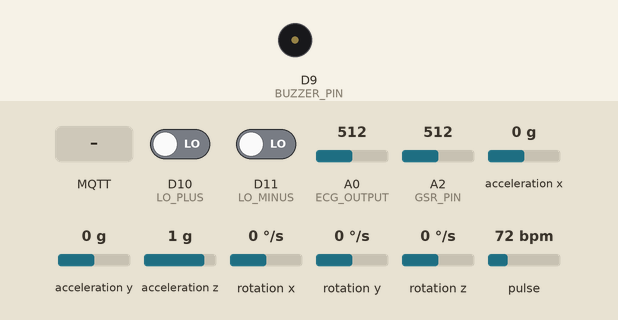
A program run on a simulated Arduino Uno R4 WiFi. On the bench: buzzer (waves = sounding). Wiring (inferred from the names in the program): MPU-6050 motion sensor at I2C address 0x68. Inputs (shaded band) come from the test bench; at power-on: acceleration x 0 g, A2 (GSR_PIN) = 512, D10 (LO_PLUS) LOW, acceleration z 1 g, pulse 72 bpm, D11 (LO_MINUS) LOW, A0 (ECG_OUTPUT) = 512, acceleration y 0 g, rotation x 0 °/s, rotation y 0 °/s, rotation z 0 °/s. WiFi joins after 1.5 s; servers stay silent unless stated; random numbers use the default seed unless the program sets one; no MQTT or app messages arrive unless stated; what the program prints to the serial monitor is not drawn.

Above: at 4.1 s.
4.2 s: acceleration x set to -1.4 g
6.5 s: A2 (GSR_PIN) set to 716
9.5 s: D10 (LO_PLUS) driven HIGH
12.5 s: MQTT message "ON" arrives on the first subscribed topic
At 13.7 s:
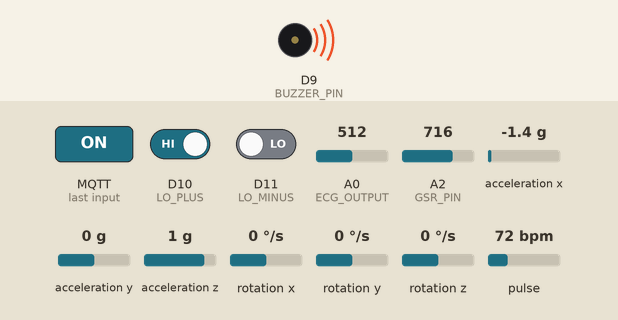
14.0 s: acceleration z set to -1.4 g
16.8 s: pulse set to 128 bpm
Timing chart, 0 to 19.8 s (numbered marks = the images above; inputs shaded):
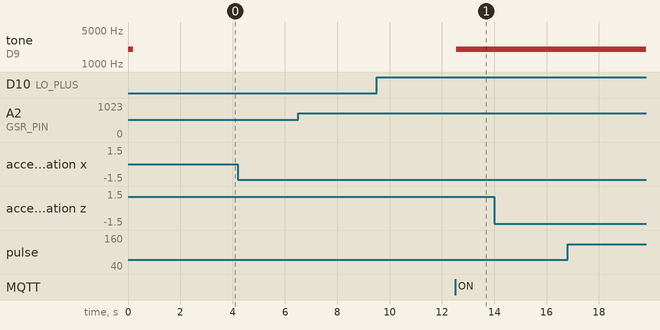

The program:

main.cpp
```cpp
#include <Wire.h>
#include <WiFiS3.h>
#include <PubSubClient.h>
#include "MAX30105.h"
#include "heartRate.h"
#include <ArduinoJson.h>
// ========== CONFIGURATION WiFi et MQTT ==========
const char* ssid = "Redmi";
const char* password = "Mmmm123@";
const char* mqtt_server = "broker.hivemq.com";
const int mqtt_port = 1883;

// Topics MQTT
const char* topic_health = "health/monitor/data";
const char* topic_buzzer = "health/monitor/buzzer";


// Client WiFi et MQTT
WiFiClient wifiClient;
PubSubClient client(wifiClient);

// ========== PINS ==========
#define ECG_OUTPUT A0
#define LO_PLUS 10
#define LO_MINUS 11
#define BUZZER_PIN 9
#define GSR_PIN A2

// BUZZER - Fréquence fixe
#define BUZZER_FREQ 2000
bool buzzerState = false;

// ========== CAPTEURS ==========
MAX30105 particleSensor;

// MPU6050
const int MPU_addr = 0x68;
int16_t AcX, AcY, AcZ, Tmp, GyX, GyY, GyZ;
float pitch = 0, roll = 0, temperature = 0;
bool fallDetected = false;
bool mpu6050_ok = false;
String currentPosition = "Unknown";

// MAX30101
const byte RATE_SIZE = 4;
byte rates[RATE_SIZE];
byte rateSpot = 0;
long lastBeat = 0;
float beatsPerMinute = 0;
int beatAvg = 0;
bool max30101_ok = false;

// GSR (Galvanic Skin Response)
int gsrValue = 0;
int gsrAverage = 0;
String stressLevel = "Unknown";

// Timing
unsigned long lastPublish = 0;
const long publishInterval = 2000;

// ========== CALLBACK MQTT - CONTRÔLE BUZZER ==========
void callback(char* topic, byte* payload, unsigned int length) {
  String msg = "";
  for (unsigned int i = 0; i < length; i++) {
    msg += (char)payload[i];
  }

  Serial.print("MQTT [");
  Serial.print(topic);
  Serial.print("]: ");
  Serial.println(msg);

  //  BUZZER CONTRÔLÉ PAR NODE-RED
  if (String(topic) == topic_buzzer) {
    if (msg == "ON") {
      tone(BUZZER_PIN, BUZZER_FREQ);
      buzzerState = true;
      Serial.print("Buzzer activé (");
      Serial.print(BUZZER_FREQ);
      Serial.println(" Hz)");
    } else if (msg == "OFF") {
      noTone(BUZZER_PIN);
      buzzerState = false;
      Serial.println("Buzzer désactivé");
    }
  }
}

// ========== WiFi ==========
void setup_wifi() {
  Serial.println("\n=================================");
  Serial.print("WiFi: ");
  Serial.println(ssid);

  if (WiFi.status() == WL_NO_MODULE) {
    Serial.println("Module WiFi absent!");
    while (true);
  }

  WiFi.begin(ssid, password);
  int attempts = 0;

  while (WiFi.status() != WL_CONNECTED && attempts < 20) {
    delay(500);
    Serial.print(".");
    attempts++;
  }

  if (WiFi.status() != WL_CONNECTED) {
    Serial.println("\n WiFi ÉCHEC!");
    while (true);
  }

  Serial.println("\n WiFi OK!");
  Serial.print(" IP: ");
  Serial.println(WiFi.localIP());
  Serial.println("=================================");
}

// ========== MQTT ==========
void reconnect() {
  while (!client.connected()) {
    Serial.print(" MQTT...");
    String clientId = "UnoR4-" + String(random(0xffff), HEX);

    if (client.connect(clientId.c_str())) {
      Serial.println(" OK!");
      client.subscribe(topic_buzzer);
      Serial.println(" Abonné: health/monitor/buzzer");
      client.publish(topic_health, "{\"status\":\"online\"}");
    } else {
      Serial.print(" Code:");
      Serial.println(client.state());
      delay(5000);
    }
  }
}

// ========== SETUP ==========
void setup() {
  Serial.begin(115200);
  while (!Serial && millis() < 3000);

  // Pins
  pinMode(ECG_OUTPUT, INPUT);
  pinMode(LO_PLUS, INPUT);
  pinMode(LO_MINUS, INPUT);
  pinMode(BUZZER_PIN, OUTPUT);
  pinMode(GSR_PIN, INPUT);
  noTone(BUZZER_PIN);

  // Test buzzer
  Serial.println(" Test buzzer (2000 Hz)...");
  tone(BUZZER_PIN, BUZZER_FREQ, 200);
  delay(300);
  Serial.println(" Buzzer OK\n");

  // WiFi
  setup_wifi();

  // MQTT
  client.setServer(mqtt_server, mqtt_port);
  client.setCallback(callback);
  client.setBufferSize(600);

  // I2C
  Serial.println(" I2C...");
  Wire.begin();
  delay(100);

  // SCAN I2C
  Serial.println(" Scan I2C:");
  byte count = 0;
  for (byte addr = 1; addr < 127; addr++) {
    Wire.beginTransmission(addr);
    if (Wire.endTransmission() == 0) {
      Serial.print("  0x");
      if (addr < 16) Serial.print("0");
      Serial.print(addr, HEX);
      if (addr == 0x57) Serial.println(" - MAX30101");
      else if (addr == 0x68) Serial.println(" - MPU6050");
      else Serial.println();
      count++;
    }
  }
  Serial.print("Total: ");
  Serial.print(count);
  Serial.println(" périphériques\n");

  // MPU6050
  Serial.println(" MPU6050...");
  Wire.beginTransmission(MPU_addr);
  Wire.write(0x6B);
  Wire.write(0);
  byte mpu_error = Wire.endTransmission(true);

  if (mpu_error == 0) {
    Serial.println(" MPU6050 OK!");
    mpu6050_ok = true;
  } else {
    Serial.print(" MPU6050 erreur:");
    Serial.println(mpu_error);
    mpu6050_ok = false;
  }

  // MAX30101
  Serial.println("\n MAX30101...");
  if (!particleSensor.begin(Wire, I2C_SPEED_STANDARD)) {
    Serial.println(" MAX30101 absent!");
    max30101_ok = false;
  } else {
    Serial.println("MAX30101 OK!");
    particleSensor.setup(0xFF, 4, 2, 100, 411, 4096);
    particleSensor.setPulseAmplitudeRed(0xFF);
    particleSensor.setPulseAmplitudeIR(0xFF);
    particleSensor.setPulseAmplitudeGreen(0);
    Serial.println("Config: LEDs MAX, Mode Red+IR");
    max30101_ok = true;
  }

  //  GSR Sensor
  Serial.println("\n GSR (Stress Sensor)...");
  int testGSR = analogRead(GSR_PIN);
  if (testGSR > 0) {
    Serial.print(" GSR OK! Valeur test: ");
    Serial.println(testGSR);
  } else {
    Serial.println("GSR: Vérifier connexions");
  }

  delay(1000);
}

// ========== LOOP ==========
void loop() {
  // WiFi
  if (WiFi.status() != WL_CONNECTED) {
    Serial.println(" WiFi perdu!");
    setup_wifi();
  }

  // MQTT
  if (!client.connected()) {
    reconnect();
  }
  client.loop();

  unsigned long currentMillis = millis();

  // ===== ECG =====
  int ecgValue = 0;
  bool electrodesConnected = true;

  if ((digitalRead(LO_PLUS) == 1) || (digitalRead(LO_MINUS) == 1)) {
    electrodesConnected = false;
  } else {
    ecgValue = analogRead(ECG_OUTPUT);
  }

  // ===== GSR (Galvanic Skin Response) - STRESS =====
  long gsrSum = 0;
  for(int i = 0; i < 10; i++) {
    gsrValue = analogRead(GSR_PIN);
    gsrSum += gsrValue;
    delay(5);
  }
  gsrAverage = gsrSum / 10;

  // Déterminer niveau de stress
  // Valeurs typiques: 200-600 (calme), 600-900 (normal), 900+ (stressé)
  if (gsrAverage < 300) {
    stressLevel = "TRES_CALME";
  } else if (gsrAverage < 600) {
    stressLevel = "CALME";
  } else if (gsrAverage < 900) {
    stressLevel = "NORMAL";
  } else if (gsrAverage < 1200) {
    stressLevel = "STRESS_LEGER";
  } else if (gsrAverage < 1500) {
    stressLevel = "STRESS_MOYEN";
  } else {
    stressLevel = "STRESS_ELEVE";
  }

  // ===== MPU6050 - POSITION =====
  if (mpu6050_ok) {
    Wire.beginTransmission(MPU_addr);
    Wire.write(0x3B);
    byte error = Wire.endTransmission(false);

    if (error == 0) {
      Wire.requestFrom(MPU_addr, 14, true);

      if (Wire.available() >= 14) {
        AcX = Wire.read() << 8 | Wire.read();
        AcY = Wire.read() << 8 | Wire.read();
        AcZ = Wire.read() << 8 | Wire.read();
        Tmp = Wire.read() << 8 | Wire.read();
        GyX = Wire.read() << 8 | Wire.read();
        GyY = Wire.read() << 8 | Wire.read();
        GyZ = Wire.read() << 8 | Wire.read();

        pitch = atan2(AcY, sqrt((long)AcX * AcX + (long)AcZ * AcZ)) * 180.0 / PI;
        roll = atan2(-AcX, AcZ) * 180.0 / PI;
        temperature = Tmp / 340.0 + 36.53;

        fallDetected = false;

        if (abs(pitch) > 70 || abs(roll) > 70) {
          currentPosition = "CHUTE";
          fallDetected = true;
        }
        else if (roll > 25 && abs(pitch) < 45) {
          currentPosition = "DROITE";
        }
        else if (roll < -25 && abs(pitch) < 45) {
          currentPosition = "GAUCHE";
        }
        else if (pitch > 25 && abs(roll) < 45) {
          currentPosition = "AVANT";
        }
        else if (pitch < -25 && abs(roll) < 45) {
          currentPosition = "ARRIERE";
        }
        else if (abs(pitch) < 20 && abs(roll) < 20) {
          currentPosition = "NORMAL";
        }
        else {
          currentPosition = "INTERMEDIAIRE";
        }
      }
    }
  }

  // ===== MAX30101 - OXYMETRE =====
  long irValue = 0;
  long redValue = 0;
  bool fingerDetected = false;

  if (max30101_ok) {
    irValue = particleSensor.getIR();
    redValue = particleSensor.getRed();
    fingerDetected = (irValue > 10000);

    if (fingerDetected && checkForBeat(irValue)) {
      long delta = millis() - lastBeat;
      lastBeat = millis();

      beatsPerMinute = 60 / (delta / 1000.0);

      if (beatsPerMinute < 255 && beatsPerMinute > 20) {
        rates[rateSpot++] = (byte)beatsPerMinute;
        rateSpot %= RATE_SIZE;

        beatAvg = 0;
        for (byte x = 0; x < RATE_SIZE; x++)
          beatAvg += rates[x];
        beatAvg /= RATE_SIZE;
      }
    }
  }

  // ===== PUBLICATION MQTT =====
  if (currentMillis - lastPublish >= publishInterval) {
    lastPublish = currentMillis;

    StaticJsonDocument<600> doc;

    doc["timestamp"] = millis();
    doc["deviceId"] = "uno-r4-health-001";

    // ECG
    JsonObject ecg = doc.createNestedObject("ecg");
    ecg["value"] = ecgValue;
    ecg["connected"] = electrodesConnected;

    // Oxymètre
    JsonObject oximeter = doc.createNestedObject("oximeter");
    oximeter["heartRate"] = beatAvg;
    oximeter["instantBPM"] = beatsPerMinute;
    oximeter["fingerDetected"] = fingerDetected;
    oximeter["irValue"] = irValue;
    oximeter["redValue"] = redValue;

    // Gyroscope
    JsonObject gyro = doc.createNestedObject("gyroscope");
    gyro["accelX"] = AcX;
    gyro["accelY"] = AcY;
    gyro["accelZ"] = AcZ;
    gyro["gyroX"] = GyX;
    gyro["gyroY"] = GyY;
    gyro["gyroZ"] = GyZ;
    gyro["pitch"] = pitch;
    gyro["roll"] = roll;
    gyro["temperature"] = temperature;
    gyro["position"] = currentPosition;
    gyro["fallDetected"] = fallDetected;

    // GSR (Stress)
    JsonObject gsr = doc.createNestedObject("gsr");
    gsr["value"] = gsrAverage;
    gsr["raw"] = gsrValue;
    gsr["stressLevel"] = stressLevel;

    // Alertes
    JsonObject alerts = doc.createNestedObject("alerts");
    alerts["fall"] = fallDetected;
    alerts["hrHigh"] = (beatAvg > 100);
    alerts["hrLow"] = (beatAvg < 50 && beatAvg > 0);
    alerts["ecgDisconnected"] = !electrodesConnected;
    alerts["highStress"] = (gsrAverage > 1200);

    // Publier
    char jsonBuffer[600];
    serializeJson(doc, jsonBuffer);

    bool published = client.publish(topic_health, jsonBuffer);

    if (published) {
      Serial.print("║  BPM: ");
      Serial.print(beatAvg);
      Serial.println(fingerDetected ? " ✓            ║" : " ✗            ║");
      Serial.print("║ ECG: ");
      Serial.print(ecgValue);
      Serial.println(electrodesConnected ? " ✓           ║" : " ✗           ║");
      Serial.print("║  Temp: ");
      Serial.print(temperature, 1);
      Serial.println(" °C        ║");
      Serial.print("║ Position: ");
      Serial.print(currentPosition);
      for (int i = currentPosition.length(); i < 13; i++) Serial.print(" ");
      Serial.println("║");
      Serial.print("║ GSR: ");
      Serial.print(gsrAverage);
      Serial.print(" (");
      Serial.print(stressLevel);
      Serial.println(")   ║");
      Serial.print("║ IR:");
      Serial.print(irValue);
      Serial.print(" R:");
      Serial.print(redValue);
      Serial.println("  ║");
      Serial.print("║ Buzzer: ");
      Serial.println(buzzerState ? "ON              ║" : "OFF             ║");
      Serial.println("╚════════════════════════════════╝");

      if (fallDetected) Serial.println("Chute détectée");
      if (beatAvg > 100) Serial.println("FC haute");
      if (beatAvg < 50 && beatAvg > 0) Serial.println("FC basse");
      if (gsrAverage > 1200) Serial.println("Stress élevé détecté");
      Serial.println();

    } else {
      Serial.println("MQTT ÉCHEC!\n");
    }
  }

  delay(20);
}
```

Measured:
- after the input at 4.2 s, every drawn part: stays the same
- after the input at 6.5 s, every drawn part: stays the same
- after the input at 9.5 s, every drawn part: stays the same
- after the input at 12.5 s, tone on D9 (BUZZER_PIN): silent → 2000 Hz at once
- after the input at 14.0 s, every drawn part: stays the same
- after the input at 16.8 s, every drawn part: stays the same
